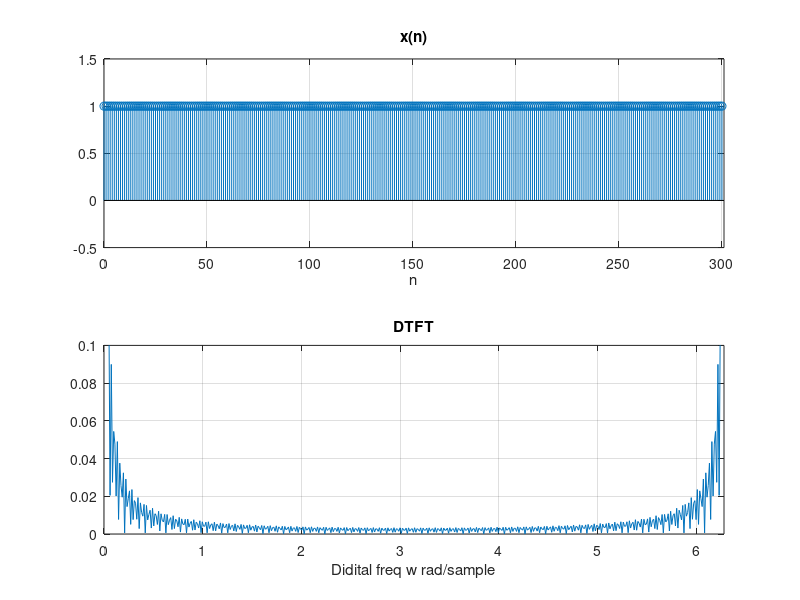

This chart was generated by the following MATLAB code:
clc
clear
n=0:300;
xn=n.^0;
L=length(xn);
subplot(2,1,1)
stem(n,xn)
grid on
title('x(n)')
xlabel('n')
axis ([0 length(n) -0.5 1.5])
NFFT=2^nextpow2(L);
y=fft(xn,NFFT)/L;
w=0:2*pi/(NFFT-1):2*pi;
subplot(2,1,2)
plot(w,abs(y))
grid on
title('DTFT');
xlabel('Didital freq w rad/sample');
axis ([0 2*pi 0 .1])